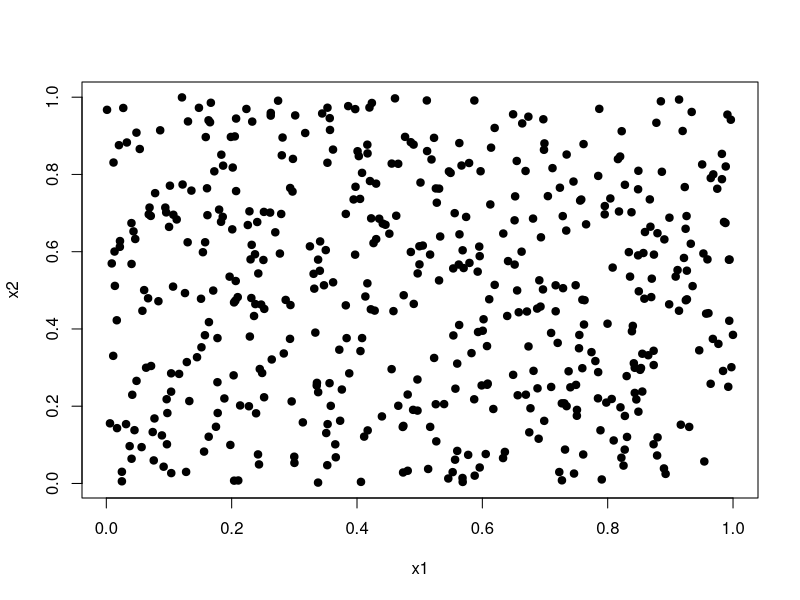

The R source for this figure: (Note: this script raises an error after producing the figure.)
## ---- chunk 1
#library(SOMbrero)
## ---- chunk 2
set.seed(4031719)
the.data <- data.frame("x1"=runif(500), "x2"=runif(500))
plot(the.data, pch=19)
## ---- chunk 3
set.seed(593)
# run the SOM algorithm with 10 intermediate backups and 2000 iterations
my.som <- trainSOM(x.data=the.data, dimension=c(5,5), nb.save=10, maxit=2000, 
                   scaling="none", radius.type="gaussian", topo="hexagonal")
# my.som <- trainSOM(x.data=the.data, dimension=c(5,5), nb.save=10, maxit=2000, 
#                    scaling="none", radius.type="letremy", topo="hexagonal")
## ---- chunk 4
plot(my.som, what="energy")
## ---- chunk 5
plot(my.som, what="obs", type="hitmap", maxsize=30)
## ---- chunk 6
# prepare a vector of colors
my.colors <- rainbow(prod(my.som$parameters$the.grid$dim))[my.som$clustering]

# points depicted with the same color are in the same final cluster
plot(my.som$data[,1], my.som$data[,2], col=my.colors, pch=19, xlab="x1", 
     ylab="x2", main="Data according to final clustering")
## ---- chunk 7
par(mfrow=c(1,2))
plot(my.som, what="prototypes", type="color", var=1)
plot(my.som, what="prototypes", type="color", var=2)
## ---- chunk 8
par(mfrow=c(1,2))
plot(my.som, what="obs", type="color", var=1)
plot(my.som, what="obs", type="color", var=2)
## ---- chunk 9
# find out the prototypes to be linked
tra <- NULL
for (i in c(1,6,11,16,21)){
  tra <- c(tra, i, i+1, i+1, i+2, i+2, i+3, i+3, i+4)
}
for (i in c(1:5)){
  tra <- c(tra, i, i+5, i+5, i+10, i+10, i+15, i+15, i+20)
}
tmp <- matrix(tra, ncol=2, byrow=TRUE)
# plot the prototypes
par(mfrow=c(2, 5),mar=c(3,2,2,1))
invisible(sapply(1:my.som$parameters$nb.save, function(ind){
  plot(my.som$backup$prototypes[[ind]][,1], my.som$backup$prototypes[[ind]][,2],
       xlab="", ylab="", main=c("iteration ", my.som$backup$steps[ind]))
  for (i in 1:nrow(tmp)){
    segments(x0=my.som$backup$prototypes[[ind]][tmp[i,1],1], 
             y0=my.som$backup$prototypes[[ind]][tmp[i,1],2],
             x1=my.som$backup$prototypes[[ind]][tmp[i,2],1], 
             y1=my.som$backup$prototypes[[ind]][tmp[i,2],2], 
             col="red", pch=19)
  }
}))
## ---- chunk 10
set.seed(255)
# run the SOM algorithm with verbose set to TRUE
iris.som <- trainSOM(x.data=iris[,1:4], dimension=c(8,9), verbose=TRUE, nb.save=5, topo="square")
iris.som
## ---- chunk 11
plot(iris.som, what="energy")
## ---- chunk 12
iris.som$clustering
table(iris.som$clustering)
## ---- chunk 13
plot(iris.som, what="obs", type="hitmap")
## ---- chunk 14
summary(iris.som)
## ---- chunk 15
# call predict.somRes
predict(iris.som, iris[1,1:4])
# check the result of the final clustering with the SOM algorithm
iris.som$clustering[1]
## ---- chunk 16
par(mfrow=c(2,2))
plot(iris.som, what="obs", type="color", variable=1, print.title=TRUE, 
     main="Sepal length")
plot(iris.som, what="obs", type="color", variable=2, print.title=TRUE, 
     main="Sepal width")
plot(iris.som, what="obs", type="color", variable=3, print.title=TRUE, 
     main="Petal length")
plot(iris.som, what="obs", type="color", variable=4, print.title=TRUE, 
     main="Petal width")
plot(iris.som, what="prototypes", type="lines", print.title=TRUE)
plot(iris.som, what="obs", type="barplot", print.title=TRUE)
## ---- chunk 17
plot(iris.som, what="obs", type="boxplot", print.title=TRUE)
rownames(iris)
plot(iris.som, what="obs", type="names", print.title=TRUE, scale=c(0.9,0.5))
## ---- chunk 18
par(mfrow=c(2,2))
plot(iris.som, what="prototypes", type="3d", variable=1, main="Sepal length")
plot(iris.som, what="prototypes", type="3d", variable=2, main="Sepal width")
plot(iris.som, what="prototypes", type="3d", variable=3, main="Petal length")
plot(iris.som, what="prototypes", type="3d", variable=4, main="Petal width")
## ---- chunk 19
plot(iris.som, what="prototypes", type="poly.dist", print.title = F)
plot(iris.som, what="prototypes", type="umatrix")
plot(iris.som, what="prototypes", type="smooth.dist")
plot(iris.som, what="prototypes", type="mds")
plot(iris.som, what="prototypes", type="grid.dist")
## ---- chunk 20
class(iris$Species)
levels(iris$Species)
plot(iris.som, what="add", type="pie", variable=iris$Species)
## ---- chunk 21
plot(iris.som, what="add", type="color", variable=iris$Sepal.Length, print.title = F)
## ---- chunk 22
my.cont.mat <- matrix(data=c(rep(c(rep(1,50), rep(0,150)), 2), rep(1,50)), 
                      nrow=150, ncol=3)
colnames(my.cont.mat) <- levels(iris$Species)
## ---- chunk 23
# my.cont.mat is the contingency matrix corresponding to the variable 
# iris$Species - overview of the 5 first lines:
my.cont.mat[1:5,]
plot(iris.som, what="add", type="words", variable=my.cont.mat, print.title = F)
## ---- chunk 24
plot(iris.som, what="add", type="names", variable=rownames(iris),
     scale=c(0.9,0.5))
## ---- chunk 25
plot(iris.som, what="add", type="names", variable=iris$Species)
## ---- chunk 26
quality(iris.som)
## ---- chunk 27
plot(superClass(iris.som))
## ---- chunk 28
my.sc <- superClass(iris.som, k=3)
summary(my.sc)
plot(my.sc, plot.var=FALSE)
## ---- chunk 29
plot(my.sc, type="grid")
## ---- chunk 30
plot(my.sc, type="dendro3d")
## ---- chunk 31
plot(my.sc, type="hitmap", maxsize=20)
## ---- chunk 32
plot(my.sc, what="prototypes", type="lines")
plot(my.sc, what="prototypes", type="barplot")
plot(my.sc, what="prototypes", type="boxplot")
## ---- chunk 33
plot(my.sc, what="prototypes", type="mds")
## ---- chunk 34
plot(my.sc, what="prototypes", type="color", var="Sepal.Length")
plot(my.sc, what="prototypes", type="poly.dist", print.title = F)
plot(my.sc, what="add", type="pie", variable=iris$Species)
## ---- chunk 35
plot(my.sc, type="color", add.type=TRUE, variable=iris$Sepal.Length)
## ---- chunk 36
sessionInfo()
